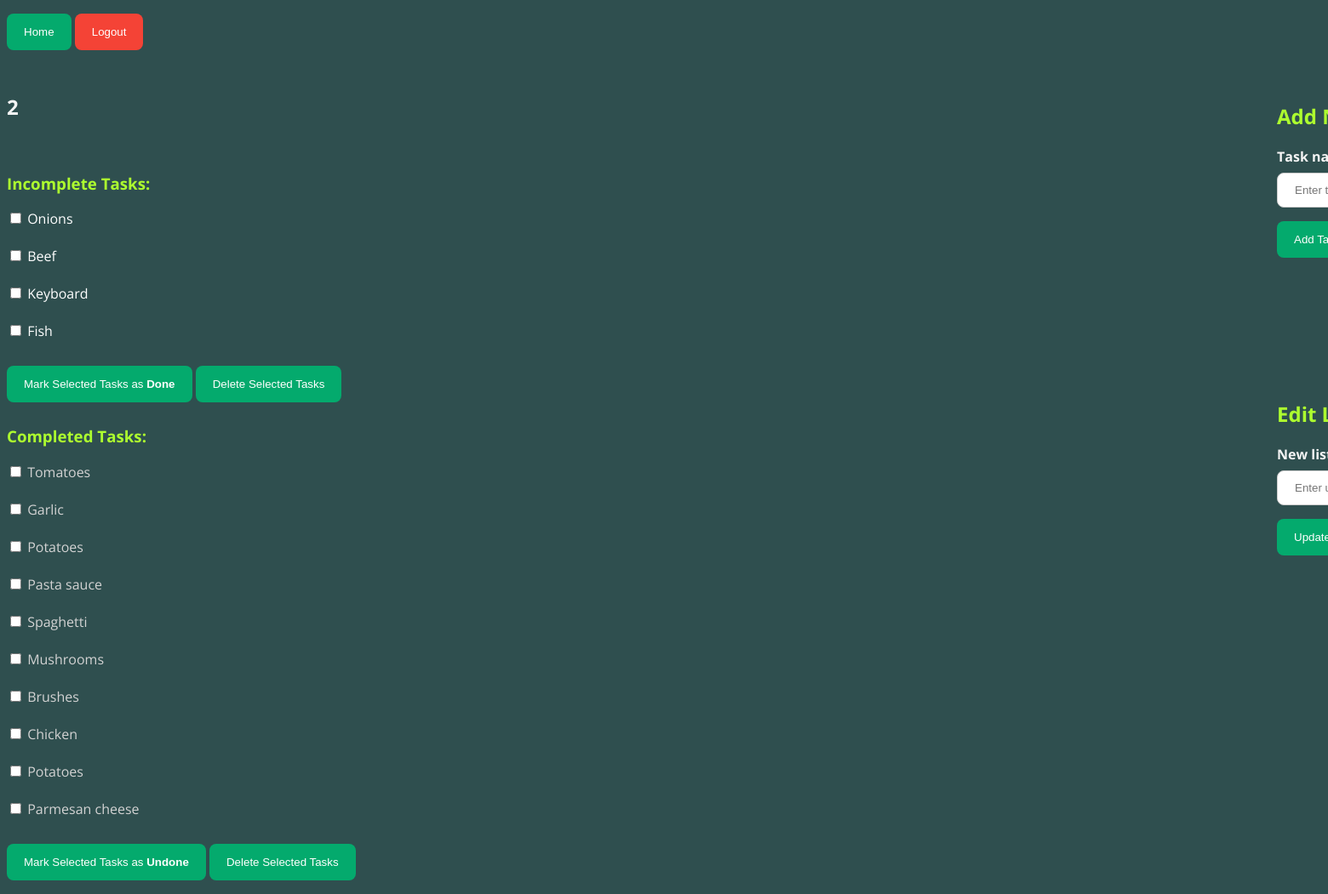
/display_list/2/2, run on an earlier commit of the app's database.
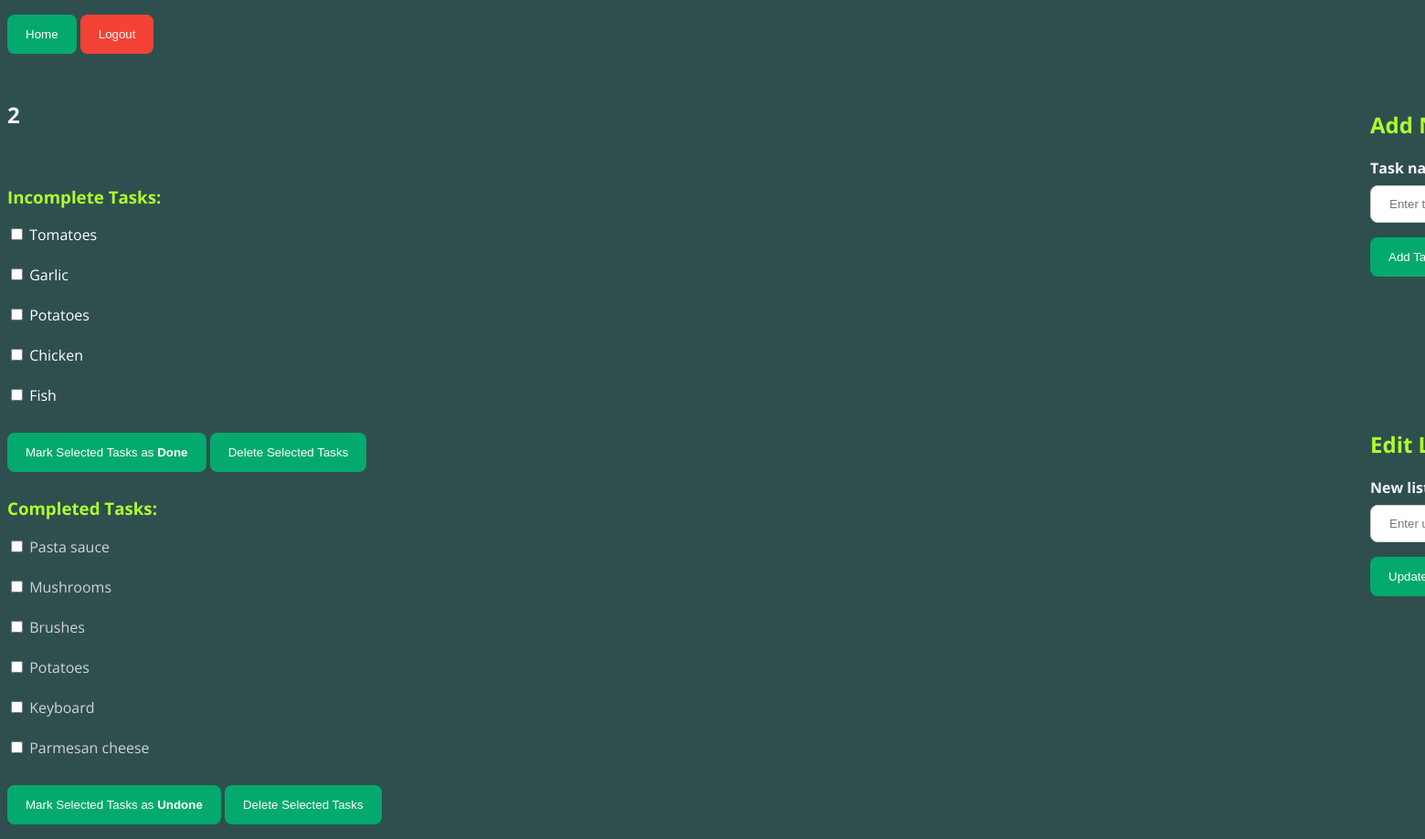
And on a later commit of the database.
### tables this page shows
CREATE TABLE Tasks (
TaskID INTEGER PRIMARY KEY AUTOINCREMENT NOT NULL,
ListID INTEGER,
TaskName VARCHAR(100),
Status BOOLEAN NOT NULL CHECK (Status IN (0, 1)),
FOREIGN KEY (ListID) REFERENCES Lists(ListID)
);

### Project1/app.py (the view)
@app.route('/display_list/<int:list_id>/<string:list_name>')
def display_list_with_id(list_id, list_name):
    session['current_list_id'] = list_id
    session['current_list_name'] = list_name
    list_tasks = model.get_all_tasks(list_id)
    list_tasks_dict = {
        'list_id': list_id,
        'list_name': list_name,
        'list_tasks': list_tasks
    }
    return render_template('view_list.html', list_tasks_dict=list_tasks_dict)

### Project1/app.py (called while the page is built)
@app.before_request
def before_request():
    g.user_id = None
    if 'user_id' in session:
        g.user_id = session['user_id']

### Project1/data_model.py (called while the page is built)
    def retrieve_data_multiple(self, sql_command):
        self.cursor.execute(sql_command)
        results = self.cursor.fetchall()
        return results

    def get_all_tasks(self, list_id):
        query = '''
            SELECT TaskID, TaskName, Status FROM Tasks
            WHERE ListID = '{}';
        '''.format(list_id)
        results = self.retrieve_data_multiple(query)
        return results

### Project1/templates/view_list.html (shortened to what this page needs)
{% extends "main_structure.html" %}
{% block body %}
<body class="list_view_body">
    <form action="/list_view_panel" method="post">
        <button type="submit" class="btn-login" name="action" value="home">Home</button>
        <button type="submit" class="btn-login" name="action" value="logout" style="background-color: #f44336;">Logout</button>
    </form>
    <br>
    <h2>{{ list_tasks_dict['list_name'] }}</h2>
    <br>
    <h3 style="color: greenyellow;">
        Incomplete Tasks:
    </h3>
    <form action="/check_items" method="post">
        {% for task in list_tasks_dict['list_tasks'] %}
        {% if task[2] == 0 %}
        <input type="checkbox" id="{{ task[1] }}" name="task_id" value="{{ task[0] }}">
        <label for="task_name" style="color: white;">{{ task[1] }}</label>
        <br><br>
        {% endif %}
        {% endfor %}
        <button type="submit" name="action" value="Check" class="btn-login">Mark Selected Tasks as <b>Done</b></button>
        <button type="submit" name="action" value="Delete" class="btn-login">Delete Selected Tasks</button>
    </form>
    <h3 style="color: greenyellow;">
        Completed Tasks:
    </h3>
    <form action="/uncheck_items" method="post">
        {% for task in list_tasks_dict['list_tasks'] %}
        {% if task[2] == 1 %}
        <input type="checkbox" id="{{ task[1] }}" name="task_id" value="{{ task[0] }}">
        <label for="task_name" style="color: lightgray;">{{ task[1] }}</label>
        <br><br>
        {% endif %}
        {% endfor %}
        <button type="submit" name="action" value="Check" class="btn-login">Mark Selected Tasks as <b>Undone</b></button>
        <button type="submit" name="action" value="Delete" class="btn-login">Delete Selected Tasks</button>
    </form>
    <div class="add_task_container">
        <h2 style="color: greenyellow;">
            Add New Task
        </h2>
        <form action="/add_new_task", method="post">
            <label for="task_name" style="color: whitesmoke;"><b>Task name:</b></label><br>
            <input type="text" placeholder="Enter task name" name="task_name" required><br>
            <button class="btn-add-task" type="submit">Add Task</button>
        </form>
    </div>
    <div class="edit_list_name_container">
        <h2 style="color: greenyellow;">
            Edit List Name
        </h2>
        <form action="/edit_list", method="post">
            <label for="updated_list_name" style="color: whitesmoke;"><b>New list name:</b></label><br>
            <input type="text" placeholder="Enter updated list name" name="updated_list_name" required><br>
            <button class="btn-add-task" type="submit">Update List</button>
        </form>
    </div>
</body>
{% endblock %}

### Project1/templates/main_structure.html (shortened to what this page needs)
<!DOCTYPE html>
<html lang='en'>
    <head>
        <link rel="stylesheet" href="/static/css/style.css">
    </head>
    {% block body %}{% endblock %}
</html>

### Project1/static/css/style.css (style rules this page uses)
body { font-family: 'Open Sans', sans-serif; }
h2, p { color: whitesmoke; }
input[type=text], input[type=password] { padding: 12px 20px; border-radius: 8px; margin: 8px 0; display: inline-block; border: 1px solid #ccc; box-sizing: border-box; }
.btn-login, .btn-add-task, .btn-view-list { background-color: #04AA6D; color: white; border-radius: 8px; padding: 14px 20px; margin: 8px 0; border: none; cursor: pointer; }
.list_view_body { background-color: darkslategray; }
.add_task_container { color: whitesmoke; position: absolute; top: 100px; left: 1500px; }
.edit_list_name_container { color: whitesmoke; position: absolute; top: 450px; left: 1500px; }

What changed in the data, as far as the page shows it:
removed Tasks: TaskName "Onions", shown under "Incomplete Tasks:"
removed Tasks: TaskName "Beef", shown under "Incomplete Tasks:"
removed Tasks: TaskName "Spaghetti", shown under "Completed Tasks:"
changed Tasks "Tomatoes": moves from the list under "Completed Tasks:" to the list under "Incomplete Tasks:"
changed Tasks "Garlic": moves from the list under "Completed Tasks:" to the list under "Incomplete Tasks:"
changed Tasks (number 3 of 11 on the later page): moves from the list under "Completed Tasks:" to the list under "Incomplete Tasks:"
changed Tasks "Chicken": moves from the list under "Completed Tasks:" to the list under "Incomplete Tasks:"
changed Tasks "Keyboard": moves from the list under "Incomplete Tasks:" to the list under "Completed Tasks:"
